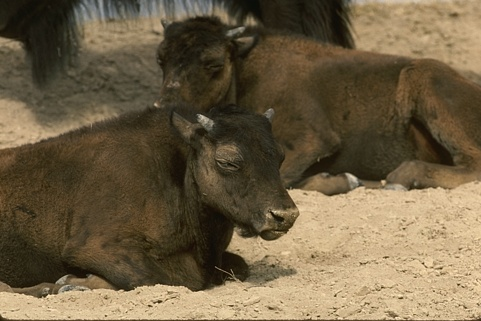
#> input picture Experiments/Image Segmentation exp - v2/Image2/41033.jpg, 481 x 321 px
$ jupyter execute __POCS_workingWithVQ.ipynb
#> lines starting #> are read from the running program, lines starting #| are printed output that depends on the picture
[cell 1]
import numpy as np
# import random
import math
from matplotlib import pyplot as plt
from sklearn.datasets.samples_generator import make_blobs
import time
import pandas as pd
from scipy.spatial.distance import cdist
from sklearn.utils import shuffle
import cv2 as cv
from sklearn.utils.extmath import row_norms
from sklearn.utils.extmath import row_norms, squared_norm, stable_cumsum
import scipy.sparse as sp
from sklearn.metrics.pairwise import euclidean_distances
np.random.seed(5)

[cell 2]
# intialize random member ship
# [8 lines left out: function initializeMembershipMatrix, not called in this run]

[cell 3]
def updateMembershipValue3_2(v,val):
    distances = cdist(val, v,metric='euclidean')
    return distances

[cell 4]
def CalculateWeightValues(cluster_center,val,q):
    membership=[]
    distances = cdist(val, cluster_center,metric='euclidean')[:,q]
    sumdistance=np.sum(distances)
    membership= distances/sumdistance
    return membership

[cell 5]
# [5 lines left out: function CalculateWeightValuesByIndex, not called in this run]

[cell 6]
# [92 lines left out: function _k_init, not called in this run]

[cell 7]
img=cv.imread('41033.jpg')
#> img is the input picture: shape (321, 481, 3); mean B, G, R 68.9, 96, 111.4
img=cv.cvtColor(img,cv.COLOR_BGR2RGB)

plt.imshow(img)
plt.xticks([])
plt.yticks([])
plt.grid(False)
plt.show()
pic=cv.cvtColor(img,cv.COLOR_RGB2LUV)
#> pic: shape (321, 481, 3); mean of channels 0, 1, 2 102.4, 104.4, 155.1
plt.imshow(pic)

[cell 8]
#resize the image
img = cv.resize(pic, dsize=(200, 200))
#> img: shape (200, 200, 3); mean of channels 0, 1, 2 102.3, 104.3, 155.1

#
# rearange the image array with the block size of four
#

i=0
j=0
luv=[]

for h in range(100):
    j=0
    for k in range(100):
        luv.append([
            [img[i,j,0],img[i+1,j,0],img[i,j+1,0],img[i+1,j+1,0]],
            [img[i,j,1],img[i+1,j,1],img[i,j+1,1],img[i+1,j+1,1]],
            [img[i,j,2],img[i+1,j,2],img[i,j+1,2],img[i+1,j+1,2]]
        ])

        j=j+2
    i=i+2
#> after the loop, i = 200; luv = 10000 items

luva=np.reshape(np.array(luv),(100,100,3,4))
print('luva.shape',luva.shape)
#| luva.shape (100, 100, 3, 4)

# re-asign the new array format to the image
pic=luva
print('pic.shape',pic.shape)
#| pic.shape (100, 100, 3, 4)

pic_n = pic.reshape(pic.shape[0]*pic.shape[1]* pic.shape[2], pic.shape[3])
print('pic_n.shape',pic_n.shape)
#| pic_n.shape (30000, 4)

x=pic_n

[cell 9]
def generateRandomCenters(c,x):
    centers=[]
    _min= (np.min(x))
    _max= (np.max(x))
    t= np.mean(x,axis=0)
    for i in range(c):
        centers.append( t + 0.01*i)
    return np.asarray(centers)

[cell 10]
import time
timearray=[]
segementedImg=[]

clusterssize=[2,3,4,5,6,7,8,9,10]
error=[]

[cell 11]
for cluster in clusterssize:

    #initialize centers
    v= generateRandomCenters(cluster,x)

    # update membership
    w=updateMembershipValue3_2(v,x)
    ny=np.argmin(w,axis=1)


    start=time.time()

    for t in range(50):
#         print('\t\t',t)

        for q in range(cluster):


            val=x[ny == q,:]


            if(val.shape[0]!=0):

                weight=CalculateWeightValues(v,val,q)

                v[q]= v[q]+np.dot(weight,val-v[q])


        w=updateMembershipValue3_2(v,x)
        ny=np.argmin(w,axis=1)

    timearray.append(time.time()-start)

    label=ny
    pic2show = v[label]

    cluster_pic = pic2show.reshape(pic.shape[0],pic.shape[1], pic.shape[2], pic.shape[3])
    error.append(np.linalg.norm(pic-cluster_pic))

    print(cluster)
#> this loop made 9 passes

[cell 12]
#convert back the clustered image to the original form
#decoding

temp=np.zeros((200,200,3))
i=0
j=0
for h in range(100):
    j=0
    for k in range(100):
        val=cluster_pic[h,k,:,:]

        temp[i,j,0]=val[0][0]
        temp[i+1,j,0]=val[0][1]
        temp[i,j+1,0]=val[0][2]
        temp[i+1,j+1,0]=val[0][3]

        temp[i,j,1]=val[1][0]
        temp[i+1,j,1]=val[1][1]
        temp[i,j+1,1]=val[1][2]
        temp[i+1,j+1,1]=val[1][3]

        temp[i,j,2]=val[2][0]
        temp[i+1,j,2]=val[2][1]
        temp[i,j+1,2]=val[2][2]
        temp[i+1,j+1,2]=val[2][3]

        j=j+2
    i=i+2
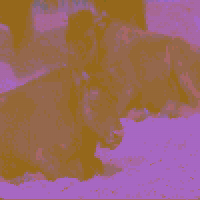
#> temp: shape (200, 200, 3) float64; mean of channels 0, 1, 2 102.3, 103.9, 155.1; drawn as B, G, R


temp=cv.cvtColor((temp).astype('uint8'),cv.COLOR_LUV2RGB)
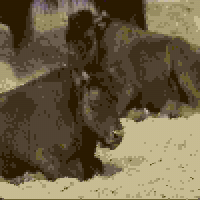
#> temp: shape (200, 200, 3); mean R, G, B 108.6, 95.3, 68.3
plt.imshow(temp)
plt.xticks([])
plt.yticks([])
plt.imshow(temp)
plt.savefig('POCS_SegementdIMg.jpg')
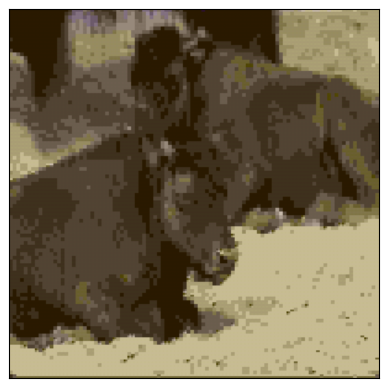
#> figure drawn by matplotlib, 1 panel
plt.show()

[cell 13]
plt.xlabel('Number of Clusters')
plt.ylabel('Error')
plt.plot(clusterssize,error)
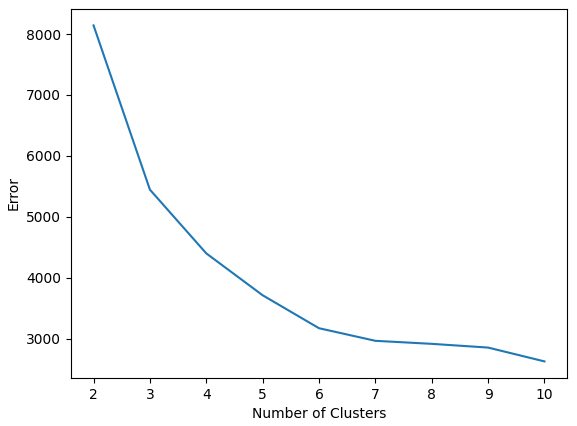
#> figure drawn by matplotlib, 1 panel

[cell 14]
plt.xlabel('Number of Clusters')
plt.ylabel('Time [Sec]')

plt.plot(np.arange(2,11,1),timearray)
np.savetxt("POCS_error.csv", error, delimiter=",")
np.savetxt("POCS_timearray.csv", timearray, delimiter=",")
np.savetxt("POCS_segementedImg.csv", segementedImg, delimiter=",")
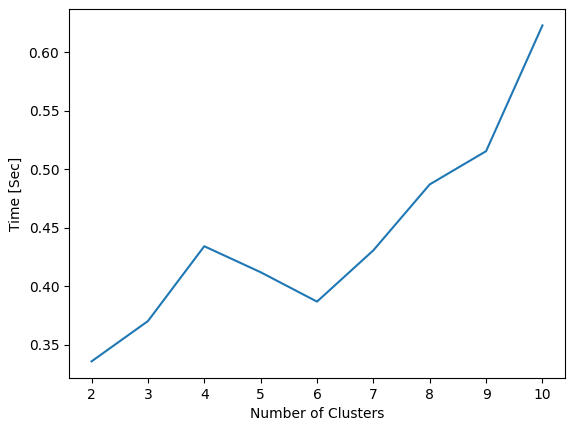
#> figure drawn by matplotlib, 1 panel

[cell 15]
error
#> Out = [8141.9, 5445.6, 4399.8, 3712.2, 3171.1, 2964.3, 2914.6, 2853.3, 2626.4]
